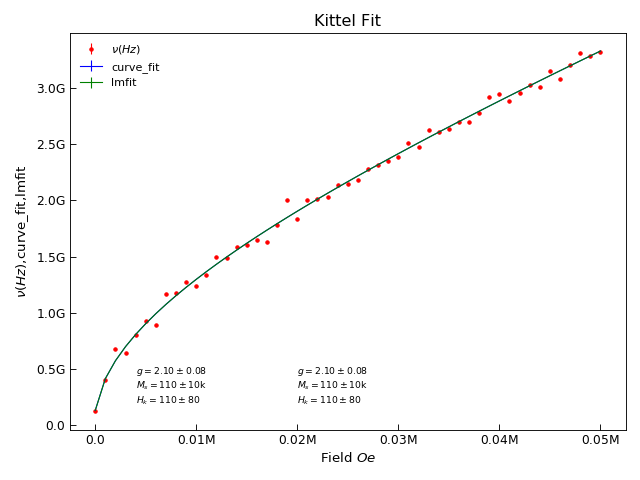

This chart was generated by the following Python code:
"""Test Weak-localisation fitting."""
from Stoner import Data
import Stoner.Fit as SF
from Stoner.plot.formats import TexEngFormatter

from numpy import linspace,ones_like
from numpy.random import normal
from copy import copy

B=linspace(0,5E4,51)
params=[2.2,1E5,2E2]
G=SF.kittelEquation(B,*params)+normal(size=len(B),scale=5E7)
dG=ones_like(B)*5E7

d=Data(B,G,dG,setas="xye",column_headers=["Field $Oe$",r"$\nu (Hz)$",r"\delta $\nu (Hz)$"])

d.curve_fit(SF.kittelEquation,p0=copy(params),result=True,header="curve_fit")

fit=SF.KittelEquation()
p0=fit.guess(G,x=B)

d.lmfit(fit,p0=p0,result=True,header="lmfit")

d.setas="xyeyy"
d.plot(fmt=["r.","b-","g-"])

d.annotate_fit(SF.kittelEquation,x=4000,y=2E8,fontdict={"size":"x-small"},mode="eng")
d.annotate_fit(SF.KittelEquation,x=20000,y=2E8,fontdict={"size":"x-small"},prefix="KittelEquation",mode="eng")
d.title="Kittel Fit"
d.fig.gca().xaxis.set_major_formatter(TexEngFormatter())
d.fig.gca().yaxis.set_major_formatter(TexEngFormatter())
d.tight_layout()
